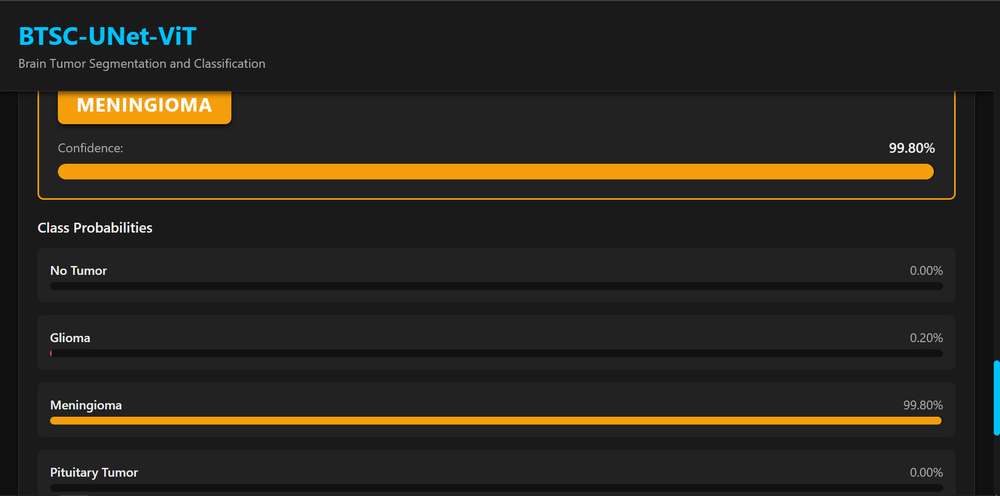
#> input picture visuals/classification.PNG, 1000 x 496 px, shrunk from 1919 x 951 before the run
$ python -i contrast.py   (imports and definitions only)   (older library calls are emulated)
#> lines starting #> are read from the running program, lines starting #| are printed output that depends on the picture
#> further down, picture is the input picture: shape (496, 1000, 3); mean B, G, R 30.7, 38.5, 42.4
"""
Contrast & Sharpening Module
=============================
MRI-safe contrast enhancement and noise-aware sharpening.

Provides:
1. CLAHE: Conservative Contrast Limited Adaptive Histogram Equalization
2. Noise-aware USM: Unsharp masking with detail mask thresholding
"""
import time
import numpy as np
import cv2
from typing import Optional, Tuple


# [43 lines left out: function clahe_enhance, not called in this run]


def sharpen_noise_aware(
    img: np.ndarray,
    radius: float = 1.5,
    amount: float = 1.2,
    threshold: float = 0.01,
    image_id: Optional[str] = None
) -> np.ndarray:
    """
    Apply noise-aware unsharp masking with detail mask thresholding.

    Algorithm:
    1. Bilateral/guided filter to create edge-preserving blur
    2. Compute detail mask from gradient magnitude
    3. Threshold detail mask to avoid sharpening noise/uniform regions
    4. Apply unsharp mask only where detail > threshold
    5. Clamp to avoid overshoot

    Performance target: < 20ms for 512×512 images

    Args:
        img: Input grayscale image (uint8)
        radius: Gaussian blur radius for USM (default: 1.5)
        amount: Sharpening strength (default: 1.2)
        threshold: Detail threshold [0, 1] (default: 0.01)
                   Higher = sharpen only strong edges
        image_id: Optional image identifier for logging

    Returns:
        Sharpened image (uint8)

    References:
        Polesel et al. (2000): Adaptive unsharp masking
    """
#> called with radius = 1.5, amount = 1.2, threshold = 0.01
    start_time = time.time()

    if img.dtype != np.uint8:
        img = ((img - img.min()) / (img.max() - img.min() + 1e-8) * 255).astype(np.uint8)

    # Convert to float for processing
    img_float = img.astype(np.float32) / 255.0

    # Create edge-preserving blur using bilateral filter
    # This preserves edges while smoothing uniform regions
    blurred = cv2.bilateralFilter(img, 5, 30, 30)
    blurred_float = blurred.astype(np.float32) / 255.0

    # Compute detail (high-frequency component)
    detail = img_float - blurred_float
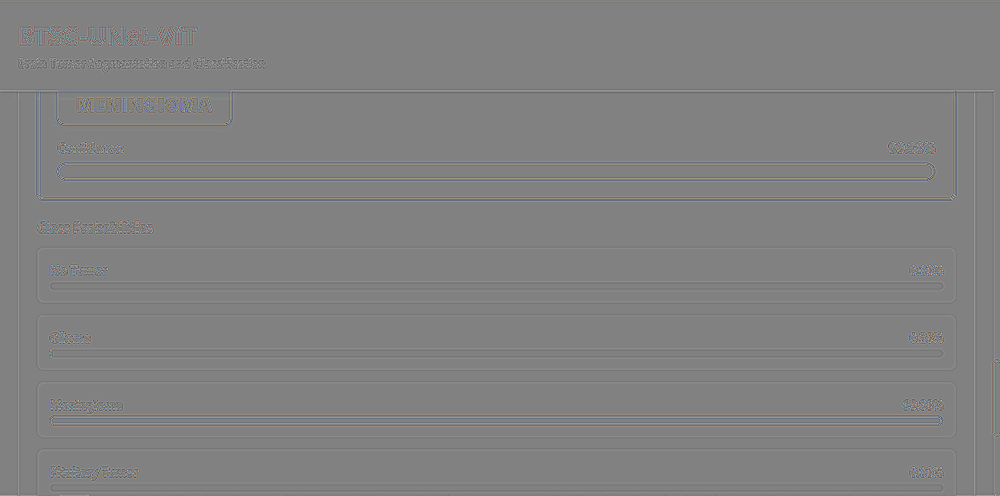
#> detail: shape (496, 1000, 3) float32; mean B, G, R -3.89e-05, -5.91e-05, -6.74e-05; drawn with min black and max white

    # Create detail mask from gradient magnitude
    # This identifies where edges/details are present
    grad_x = cv2.Sobel(img, cv2.CV_64F, 1, 0, ksize=3)
    grad_y = cv2.Sobel(img, cv2.CV_64F, 0, 1, ksize=3)
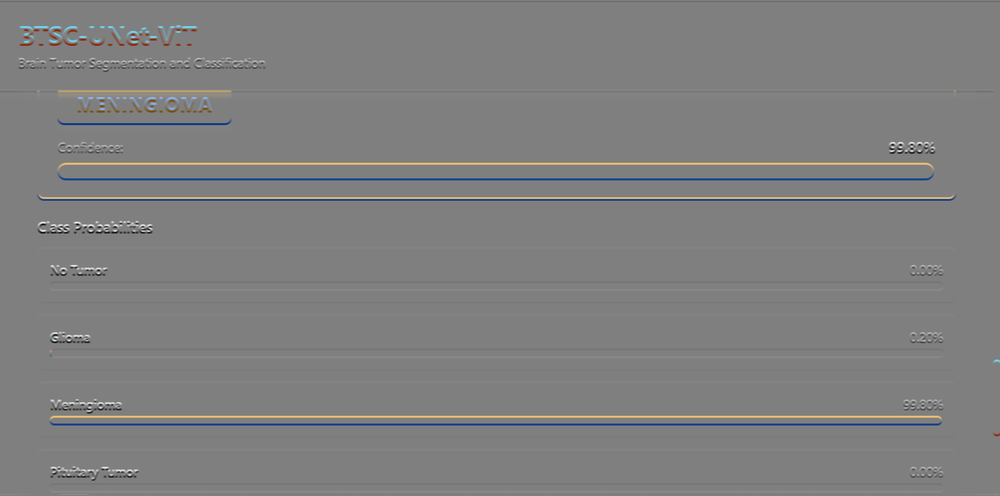
#> grad_y: shape (496, 1000, 3) float64; mean B, G, R -0.2, -0.2, -0.2; drawn with min black and max white
    grad_mag = np.sqrt(grad_x**2 + grad_y**2)
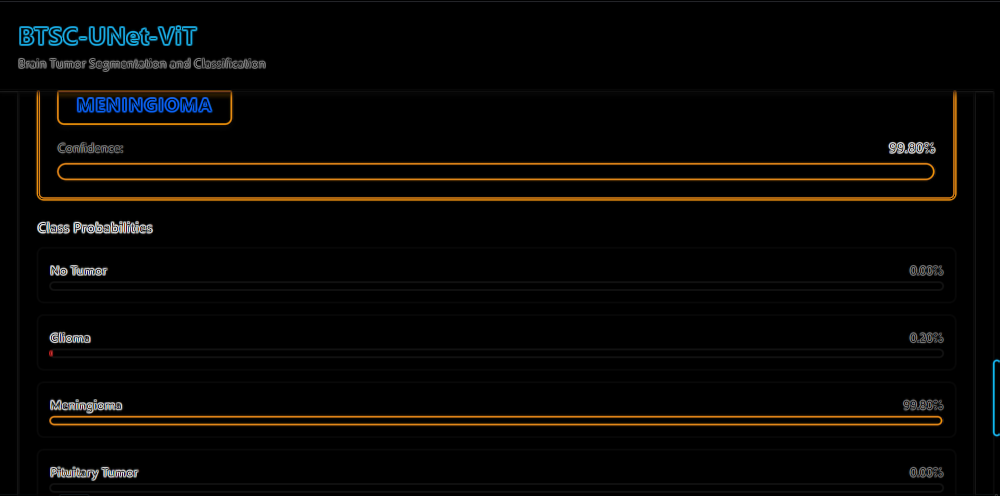
#> grad_mag: shape (496, 1000, 3) float64; mean B, G, R 18.9, 27.4, 33.3; drawn with min black and max white

    # Normalize gradient magnitude to [0, 1]
    grad_mag = (grad_mag - grad_mag.min()) / (grad_mag.max() - grad_mag.min() + 1e-8)

    # Threshold: only sharpen where gradient > threshold
    detail_mask = (grad_mag > threshold).astype(np.float32)
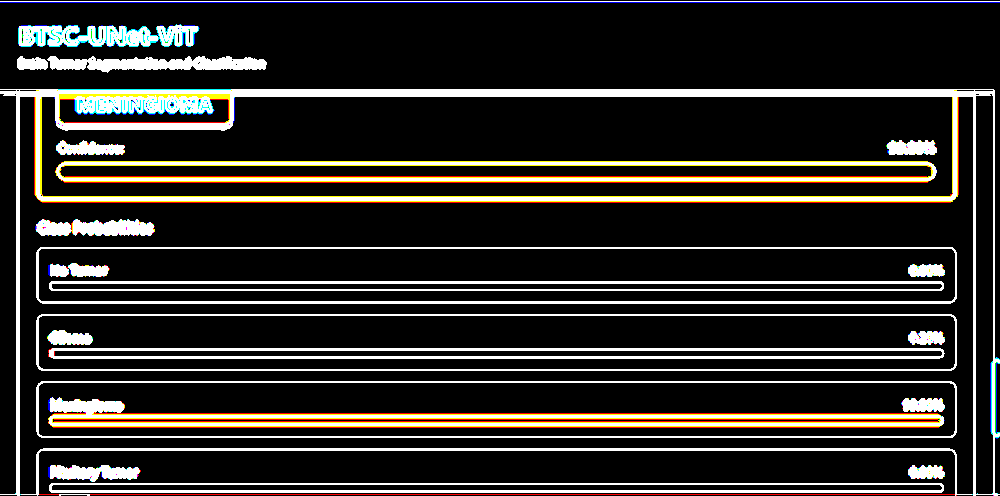
#> detail_mask: shape (496, 1000, 3) float32; mean B, G, R 0.153, 0.171, 0.183

    # Apply adaptive sharpening
    # Sharpen more where detail_mask is high (edges)
    sharpened = img_float + amount * detail * detail_mask

    # Clamp to avoid overshoot
    sharpened = np.clip(sharpened, 0, 1)

    # Convert back to uint8
    result = (sharpened * 255).astype(np.uint8)

    duration = time.time() - start_time
    if image_id:
        detail_pct = np.mean(detail_mask) * 100
        print(f"[Sharpen] Processed in {duration*1000:.1f}ms, radius={radius}, amount={amount}, detail={detail_pct:.1f}%")

    return result

>>> import cv2
>>> picture = cv2.imread('../../../../visuals/classification.PNG')
>>> result = sharpen_noise_aware(picture)

$ run again, on visuals/preprocessing.PNG
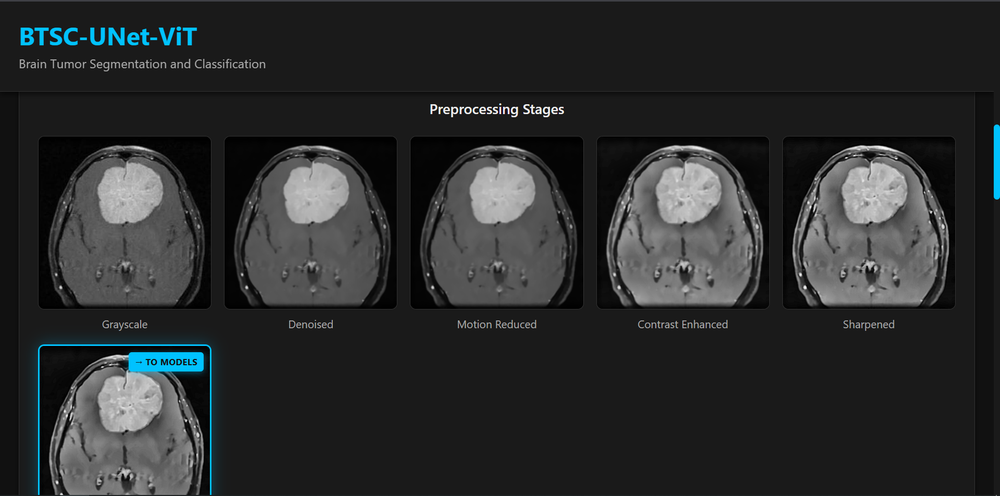
#> input picture visuals/preprocessing.PNG, 1000 x 496 px, shrunk from 1920 x 952 before the run
#> picture is the input picture: shape (496, 1000, 3); mean B, G, R 45.5, 44.9, 43.2
#> in sharpen_noise_aware, `grad_y = cv2.Sobel(img, cv2.CV_64F, 0, 1, ksize=3)`:
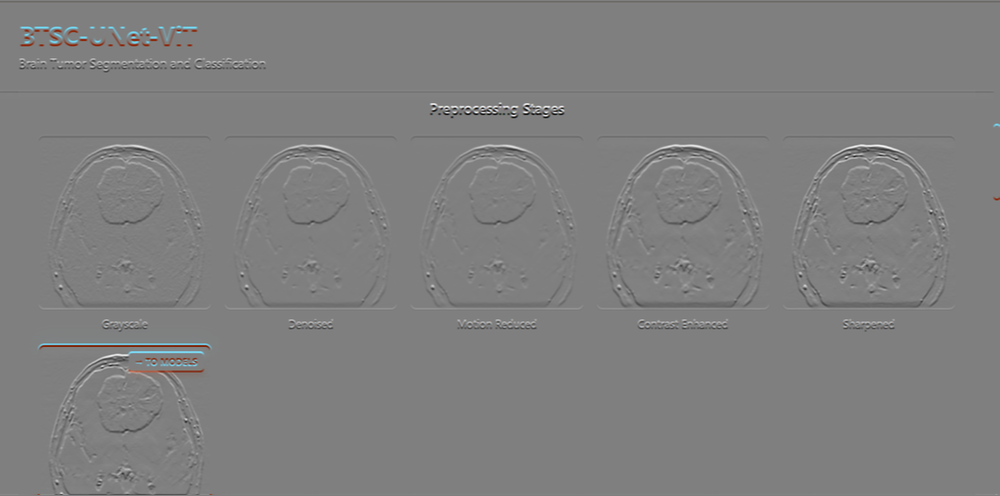
#> grad_y: shape (496, 1000, 3) float64; mean B, G, R -0.4, -0.3, -0.4; drawn with min black and max white
#> in sharpen_noise_aware, `detail_mask = (grad_mag > threshold).astype(np.float32)`:
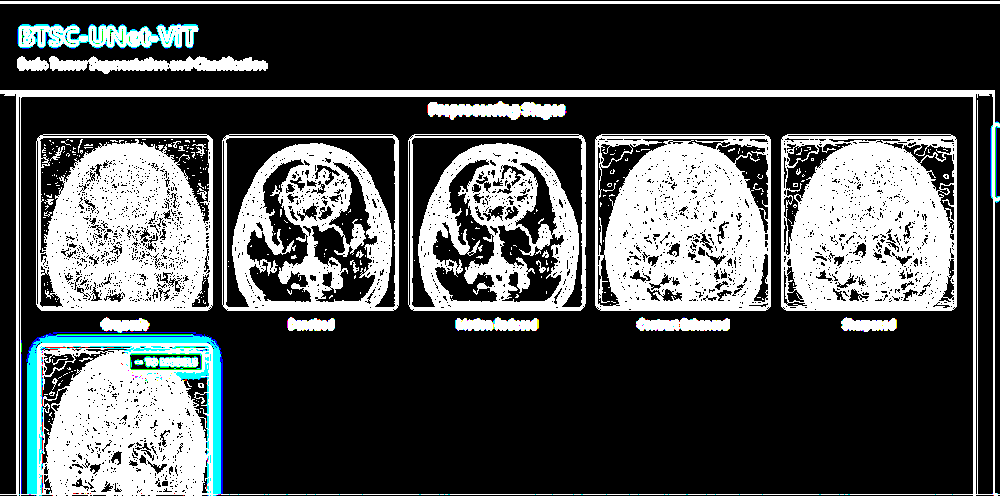
#> detail_mask: shape (496, 1000, 3) float32; mean B, G, R 0.314, 0.312, 0.3

$ run again, on visuals/segmentation.PNG
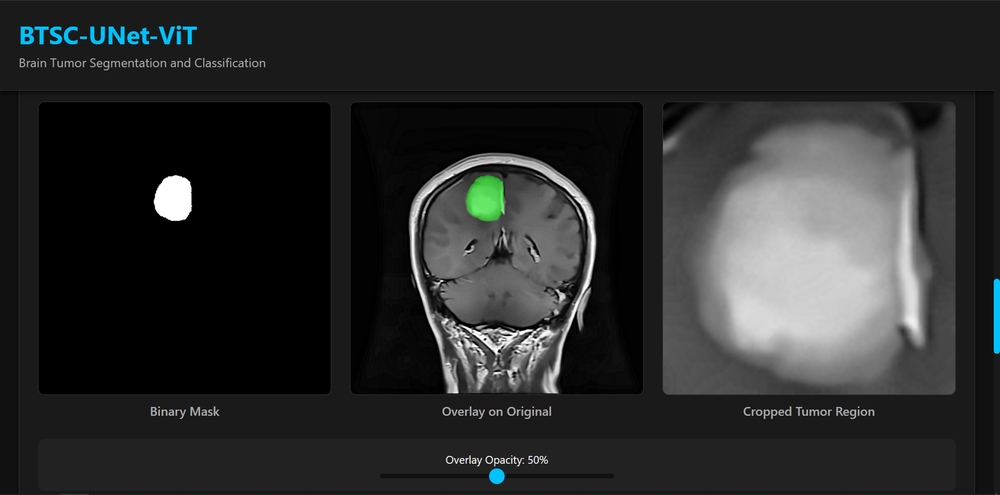
#> input picture visuals/segmentation.PNG, 1000 x 495 px, shrunk from 1920 x 950 before the run
#> picture is the input picture: shape (495, 1000, 3); mean B, G, R 43.9, 44, 42.8
#> in sharpen_noise_aware, `detail = img_float - blurred_float`:
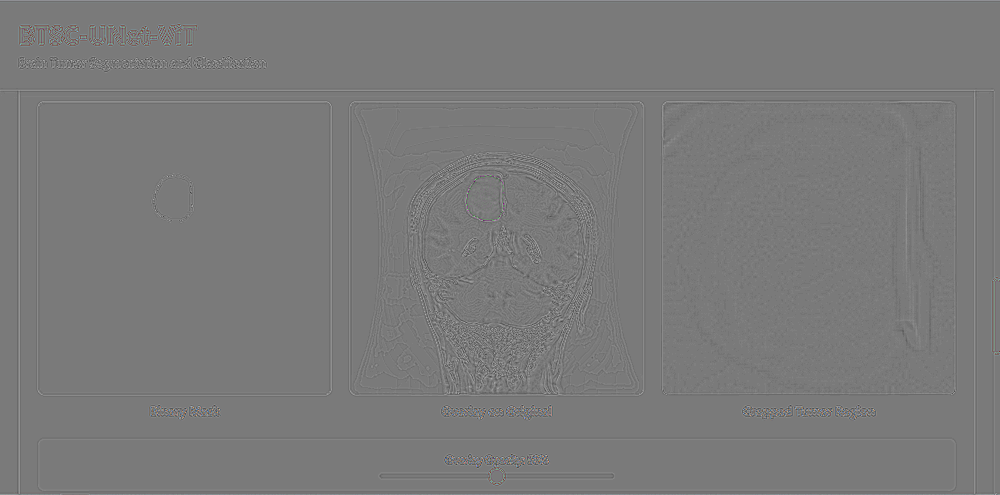
#> detail: shape (495, 1000, 3) float32; mean B, G, R 7.11e-05, 6.23e-05, 5.12e-05; drawn with min black and max white
#> in sharpen_noise_aware, `detail_mask = (grad_mag > threshold).astype(np.float32)`:
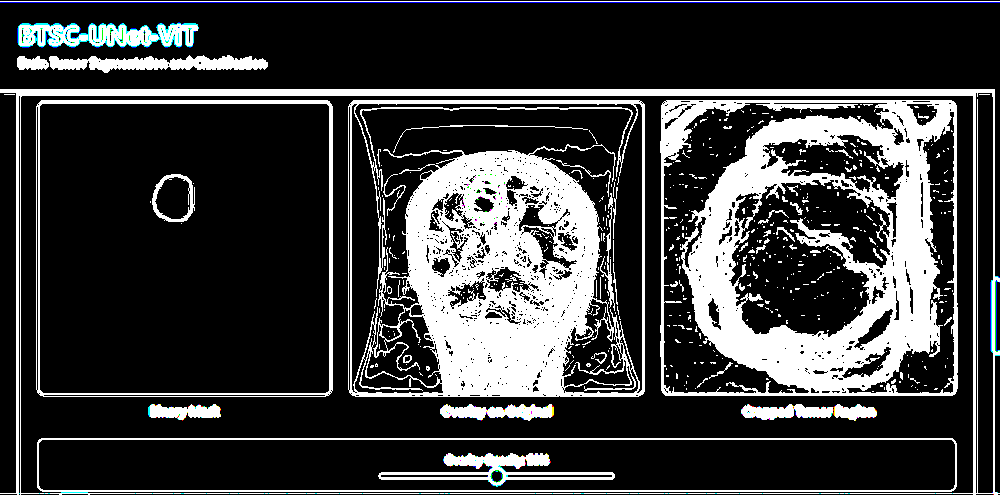
#> detail_mask: shape (495, 1000, 3) float32; mean B, G, R 0.242, 0.239, 0.237
